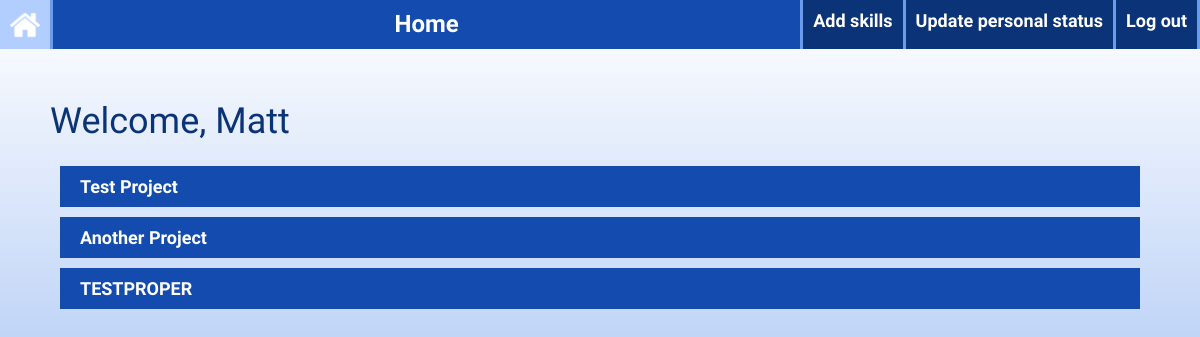
The app's page /developerHome (signed in), older data.
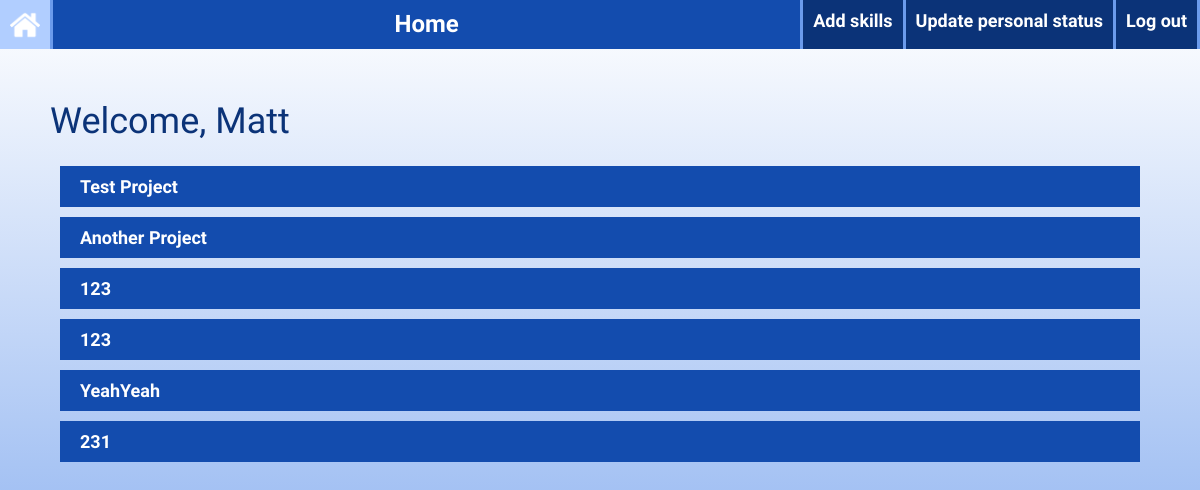
The same page, newer data.
### schema.py (models this page shows, shortened)
class Projects(db.Model):
    __tablename__ = 'projects'
    project_id = db.Column(db.Integer, primary_key=True)
    project_manager_id = db.Column(db.Integer, db.ForeignKey('user.id', ondelete='CASCADE'), nullable=False)
    project_name = db.Column(db.String(255), nullable=False)
    deadline = db.Column(db.Integer, nullable=False)
    budget = db.Column(db.Integer, nullable=False)
    project_state = db.Column(db.String(20), CheckConstraint("project_state IN ('Success', 'Failure', 'Ongoing', 'Cancelled')"), nullable=False)
    description = db.Column(db.String(255))

### route.py (the view)
@app.route('/developerHome')
def developerHome():
    if 'user' not in session:
        return redirect('/')
    userProjects = Developer.createUserProjects(session['currentProjects'])
    currentProjects = []
    for project in userProjects:
        currentProjects.append(as_dict(project))
    print(session['currentProjects'])
    print(currentProjects)
    return render_template('/developerHome.html', name=session['user']['first_name'],projects=currentProjects)

### abstract.py (called while the page is built)
    @staticmethod
    def createUserProjects(projects):
        with app.app_context():
            return Projects.query.filter(Projects.project_id.in_(projects)).all()

### route.py (called while the page is built)
def as_dict(self):
    return {c.name: getattr(self, c.name) for c in self.__table__.columns}

### templates/developerHome.html (shortened to what this page needs)
<!DOCTYPE html>
<html lang="en">
    <head>
        <link rel="stylesheet" href="../static/css/menu.css">
        <link rel="stylesheet" href="../static/css/main.css">
        <link rel="stylesheet" href="../static/css/section.css">
        <link rel="stylesheet" href="../static/css/formformat.css">
    </head>
    <body>
        <div class="menu">
            <a href="/developerHome"><img src="../static/images/home.png" alt="Home" style="height:30px"></a>
            <a href="#" class="inactiveLink">Home</a>
            <a href="/developerSkills">Add skills</a>
            <a href="/softSkills">Update personal status</a>
            <a href="/logout">Log out</a>
        </div>
        <div class="main">
            <h1>Welcome, {{name}}</h1>
            <div >
            {% for project in projects %}
            <div style="margin:10px">
                <button class="section">{{project.project_name}}</button>
            </div>
            {% endfor %}
            </div>
        </div>
    </body>
</html>

### static/css/menu.css (style rules this page uses)
.menu { display: flex; flex-direction: row; overflow: hidden; background-color: #0b3378; z-index: 100; position: fixed; top: 0px; left: 0px; width:100%; min-height:fit-content; }
div.menu a { color: #ffffff; text-align: center; padding: 10px; padding-bottom: 5px; text-decoration: none; font-size: large; font-family: 'Raleway', sans-serif; font-weight: 600; border-right-color: #6B9BEC; border-right-width: 3px; border-right-style: solid; }
.menu a:nth-child(2) { flex-grow: 2; background-color: #134cae; color: #ffffff; font-size: x-large; font-weight: 800; min-width: fit-content; }
a.inactiveLink { pointer-events: none; cursor: default; }

### static/css/main.css (style rules this page uses)
body { margin : 0; margin-top: 100px; background-image: linear-gradient(to top, #6B9BEC 0%, rgb(255, 255, 255) 100%); background-attachment: fixed; }
h1, h2, h3, h4, h5, h6, legend { color: #0b3378; font-family: 'Patua One', cursive; font-weight: 400; }
.main { font-family: Arial, sans-serif; font-size: large; margin-top: 80px; padding: 50px; padding-top: 0%; }
button { background-color: #0b3378; border: none; border-radius: 8px; font-size: large; font-family: 'Raleway', Arial, sans-serif; font-weight: 500; color: white; text-align: center; text-decoration: none; padding: 10px 20px; display: inline-block; margin: 5px; }

### static/css/section.css (style rules this page uses)
.section { margin:0px; background-color:#134cae; color: white; cursor: pointer; padding: 10px 20px; width: 100%; text-align: left; border: none; border-radius: 0px; outline: none; font-size: large; font-family: 'Raleway', Arial, sans-serif; font-weight: 600; }

Row changes from the older to the newer data that the page shows:
no longer on this page (row edited): Projects: project_name "TESTPROPER"
added Projects: project_name "123"
added Projects: project_name "123"
added Projects: project_name "YeahYeah"
added Projects: project_name "231"
